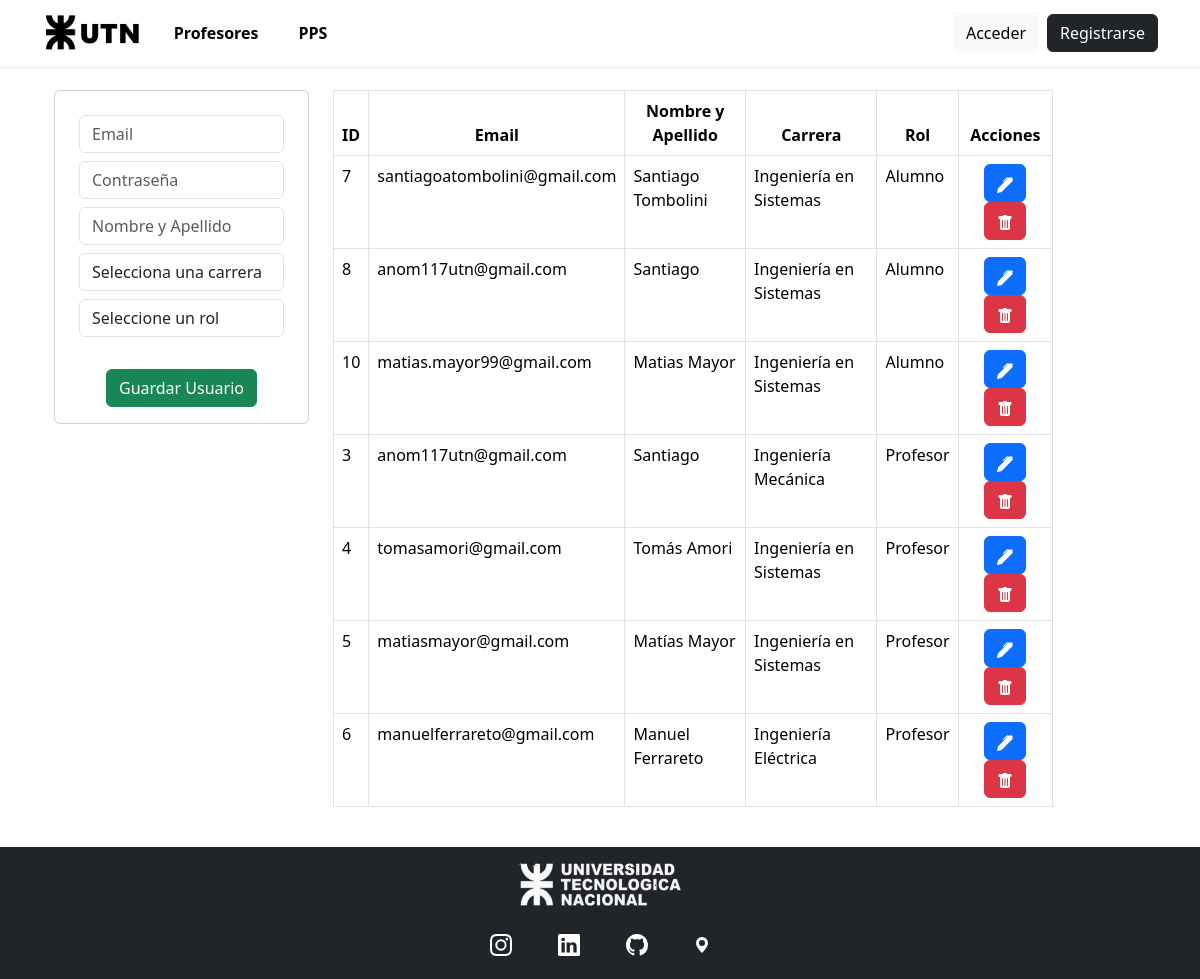
Before: /user/user.php with the older database file.
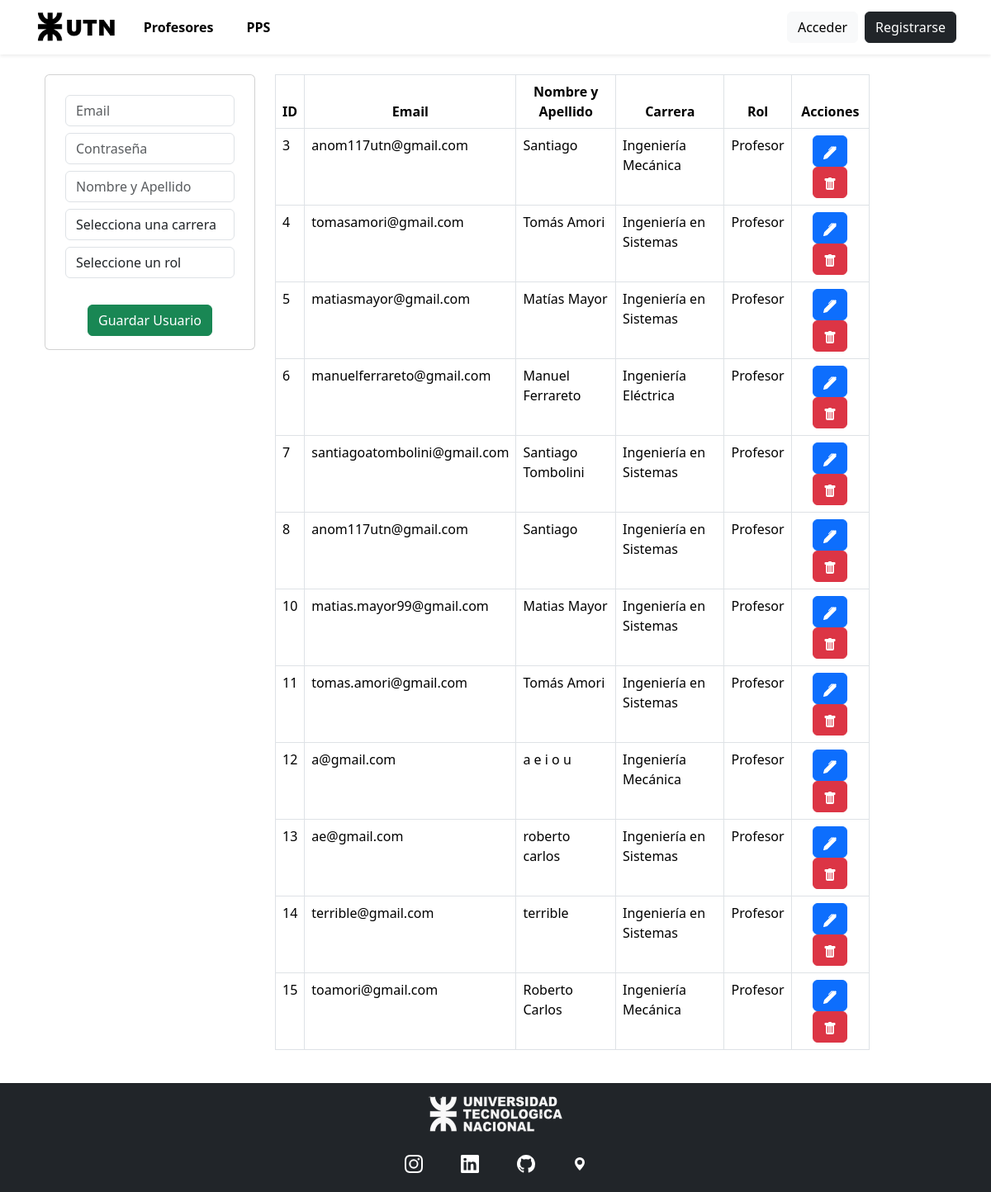
After: the same page with the newer database file.
### tables this page shows
CREATE TABLE `user` (
  `user_id` int NOT NULL,
  `email` varchar(255) NOT NULL,
  `password` varchar(255) NOT NULL,
  `name` varchar(255) NOT NULL,
  `photo` varchar(255) DEFAULT '../img/profiles/default.png',
  `deleted` tinyint(1) NOT NULL DEFAULT '0',
  `reset_token` varchar(64) DEFAULT NULL,
  `reset_token_expires_at` datetime DEFAULT NULL,
  `career_id` int DEFAULT NULL,
  `role_id` int NOT NULL
);

CREATE TABLE `career` (
  `career_id` int NOT NULL,
  `name` varchar(255) NOT NULL,
  `deleted` tinyint(1) NOT NULL DEFAULT '0'
);

CREATE TABLE `role` (
  `role_id` int NOT NULL,
  `name` varchar(255) NOT NULL,
  `deleted` tinyint(1) NOT NULL DEFAULT '0'
);

### src/user/user.php (the view, shortened to what this page needs)
<?php include("../includes/header.php") ?>
<div class="container p-4">
    <div class="row">
        <div class="col-md-3">
            <div class="card card-body">
                <form action="user_create.php" method="POST">
                    <div class="form-group m-2">
                        <input type="email" name="email" class="form-control" placeholder="Email" autofocus required>
                    </div>
                    <div class="form-group m-2">
                        <input type="password" name="password" class="form-control" placeholder="Contraseña" required>
                    </div>
                    <div class="form-group m-2">
                        <input type="text" name="name" class="form-control" placeholder="Nombre y Apellido" required>
                    </div>
                    <div class="form-group m-2">
                        <select name="career_id" class="form-control" required>
                            <option value="">Selecciona una carrera</option>
                        </select>
                    </div>
                    <div class="form-group m-2">
                        <select name="role_id" class="form-control" required>
                            <option value="">Seleccione un rol</option>
                        </select>
                    </div>
                    <br>
                    <input type="submit" class="btn btn-success btn-block mx-auto d-block" name="user_create" value="Guardar Usuario">
                </form>
            </div>
        </div>
        <div class="col-md-8">
            <table class="table table-bordered">
                <thead>
                    <tr class="text-center">
                        <th>ID</th>
                        <th>Email</th>
                        <th>Nombre y Apellido</th>
                        <th>Carrera</th>
                        <th>Rol</th>
                        <th>Acciones</th>
                    </tr>
                </thead>
                <tbody>
                    <?php
                    $query = "SELECT user.user_id, user.email, user.password, user.name, career.name AS career_name, role.name AS role_name FROM user INNER JOIN career ON user.career_id = career.career_id INNER JOIN role ON user.role_id = role.role_id WHERE user.deleted=0";
                    $result_users = mysqli_query($conn, $query);
                    while ($row = mysqli_fetch_array($result_users)) { ?>
                        <tr>
                            <td><?php echo $row['user_id'] ?></td>
                            <td><?php echo $row['email'] ?></td>
                            <td><?php echo $row['name'] ?></td>
                            <td><?php echo $row['career_name'] ?></td>
                            <td><?php echo $row['role_name'] ?></td>
                            <td class="text-center">
                                <a href="user_update.php?user_id=<?php echo $row['user_id'] ?>" class="btn btn-primary" role="button">
                                </a>
                                <a href="user_delete.php?user_id=<?php echo $row['user_id'] ?>" class="btn btn-danger" role="button">
                                </a>
                            </td>
                        </tr>
                    <?php } ?>
                </tbody>
            </table>
        </div>
    </div>
</div>
<?php include("../includes/footer.php") ?>

### src/includes/header.php (shortened to what this page needs)
<!DOCTYPE html>
<html lang="es">
<head>
  <link href="https://cdn.jsdelivr.net/npm/bootstrap@5.3.3/dist/css/bootstrap.min.css" rel="stylesheet">
</head>
<body>
  <?php
  require_once __DIR__ . '/../db.php';
  ?>
  <nav class="navbar navbar-expand-lg shadow-sm sticky-top" style="background-color: #ffffff;">
    <div class="container">
      <a class="navbar-brand me-4" href="../index.php">
        <img src="../img/utn_logo.png" alt="Logo de la Universidad Tecnológica Nacional" height="40">
      </a>
      <div class="collapse navbar-collapse" id="navbarSupportedContent">
        <ul class="navbar-nav me-auto mb-2 mb-lg-0 fw-bold">
          <li class="nav-item me-4">
            <a class="nav-link" href="../professor_list/prof_list.php">Profesores</a>
          </li>
          <li class="nav-item me-4">
            <a class="nav-link" href="#">PPS</a>
          </li>
        </ul>
        <?php if (isset($_SESSION['user_id'])): ?>
          <div class="dropstart me-2">
            <button type="button" class="btn btn-dark btn-sm rounded-circle" id="notificationDropdown" data-bs-toggle="dropdown" aria-expanded="false" title="Notificaciones">
              <i class="fa-solid fa-bell"></i>
              <?php if ($unreadNotifications > 0): ?>
                <span class="position-absolute top-0 start-100 translate-middle badge rounded-pill bg-danger">
                  <?= $unreadNotifications ?>
                  <span class="visually-hidden">Notificaciones no leídas</span>
                </span>
              <?php endif; ?>
            </button>
            <ul class="dropdown-menu text-truncated" aria-labelledby="notificationDropdown">
              <li>
                <h6 class="dropdown-header">Notificaciones</h6>
              </li>
              <?php
              $sql = "SELECT * FROM notification WHERE receiver_id = ? AND deleted = 0 ORDER BY timestamp DESC";
              $stmt = $conn->prepare($sql);
              $stmt->bind_param("i", $_SESSION["user_id"]);
              $stmt->execute();
              $result = $stmt->get_result();
              if ($result->num_rows === 0): ?>
                <li><a class='dropdown-item fw-lighter'><small>No hay notificaciones</small></a></li>
                <?php else:
                while ($row = $result->fetch_assoc()): ?>
                  <div class="d-flex align-items-center justify-content-between">
                    <button class="dropdown-item notification-link" data-notification-id="<?php echo $row["notification_id"]; ?>">
                      <?php if ($row["status"] === "No leída"): ?>
                        <strong><small class="d-inline-block text-truncate" style="max-width: 350px;">
                            <?php echo $row["message"]; ?>
                          </small></strong>
                      <?php else: ?>
                        <small class="d-inline-block text-truncate" style="max-width: 300px;">
                          <?php echo $row["message"]; ?>
                        </small>
                      <?php endif; ?>
                    </button>
                    <div class="text-align-end ms-2 me-2">
                      <button class="btn btn-outline-secondary mb-1 delete-notification" data-notification-id="<?php echo $row["notification_id"]; ?>" title="Eliminar notificación">
                        <i class="fa-solid fa-trash fa-xs" style="color: #ff0000;"></i>
                      </button>
                    </div>
                  </div>
                <?php endwhile; ?>
              <?php endif; ?>
              <li>
                <hr class="dropdown-divider">
              </li>
              <div class="text-start">
                <a id="mark-all-as-read" class="btn btn-link text-secondary-emphasis" href="#"><small>Marcar todas como leídas</small></a>
              </div>
              </li>
            </ul>
          </div>
          <div class="nav-item dropstart">
            <button type="button" class="btn btn-dark btn-sm rounded-circle" data-bs-toggle="dropdown" aria-expanded="false" title="Mi Cuenta">
              <i class="fa-solid fa-user"></i>
            </button>
            <ul class="dropdown-menu">
              <li><a class="dropdown-item" href="../user/user_edit.php">Editar Perfil</a></li>
              <li><a class="dropdown-item" href="../crud/crud.php">Portal Administrativo</a></li>
              <li><a class="dropdown-item " href="../auth/logout.php">Cerrar Sesión</a></li>
            </ul>
          </div>
        <?php else: ?>
          <a class="btn btn-light me-2" href="../auth/login.php">Acceder</a>
          <a class="btn btn-dark" href="../auth/signup.php">Registrarse</a>
        <?php endif; ?>
      </div>
    </div>
  </nav>

### src/includes/footer.php (shortened to what this page needs)
<footer class="text-center bg-dark text-white pt-2">
    <div class="container">
        <section class="mb-2">
            <img src="../img/Footer-UTN.png" alt="Logo-UTN" class="navbar-brand-img mr-1 img-fluid"
                style="max-height: 60px;">
            <br>
            <a data-mdb-ripple-init class="btn btn-link btn-floating btn-lg text-white m-1"
                href="https://www.instagram.com/utnros.sistemas/" role="button" data-mdb-ripple-color="dark"
                target="_blank">
            </a>
            <a data-mdb-ripple-init class="btn btn-link btn-floating btn-lg text-white m-1"
                href="https://www.linkedin.com/company/utn---rosario/" role="button" data-mdb-ripple-color="dark"
                target="_blank">
            </a>
            <a data-mdb-ripple-init class="btn btn-link btn-floating btn-lg text-white m-1"
                href="https://github.com/tomasamori/eg-pps" role="button" data-mdb-ripple-color="dark" target="_blank">
            </a>
            <a data-mdb-ripple-init class="btn btn-link btn-floating btn-lg text-white m-1"
                href="https://maps.app.goo.gl/WcPvgkYuyjGiAgnZ8" role="button" data-mdb-ripple-color="dark" target="_blank">
                <svg xmlns="http://www.w3.org/2000/svg" width="16" height="16" fill="currentColor"
                    class="bi bi-geo-alt-fill" viewBox="0 0 16 16">
                    <path d="M8 16s6-5.686 6-10A6 6 0 0 0 2 6c0 4.314 6 10 6 10m0-7a3 3 0 1 1 0-6 3 3 0 0 1 0 6" />
                </svg>
            </a>
        </section>
    </div>
</footer>
</body>
</html>

### src/includes/header.php (style rules this page uses)
.nav-link { color: black; }

### src/includes/footer.php (style rules this page uses)
html, body { height: 100%; margin: 0; }
body { display: flex; flex-direction: column; }
footer { margin-top: auto; width: 100%; }

Changed rows visible on the page:
changed user "santiagoatombolini@gmail.com": role.name "Alumno" → "Profesor"; moves down the list
changed user id 8: role.name "Alumno" → "Profesor"; moves down the list
changed user "matias.mayor99@gmail.com": role.name "Alumno" → "Profesor"; moves down the list
added user: user_id "11", email "tomas.amori@gmail.com", name "Tomás Amori", career.name "Ingeniería en Sistemas", role.name "Profesor"
added user: user_id "12", email "a@gmail.com", name "a e i o u", career.name "Ingeniería Mecánica", role.name "Profesor"
added user: user_id "13", email "ae@gmail.com", name "roberto carlos", career.name "Ingeniería en Sistemas", role.name "Profesor"
added user: user_id "14", email "terrible@gmail.com", name "terrible", career.name "Ingeniería en Sistemas", role.name "Profesor"
added user: user_id "15", email "toamori@gmail.com", name "Roberto Carlos", career.name "Ingeniería Mecánica", role.name "Profesor"
